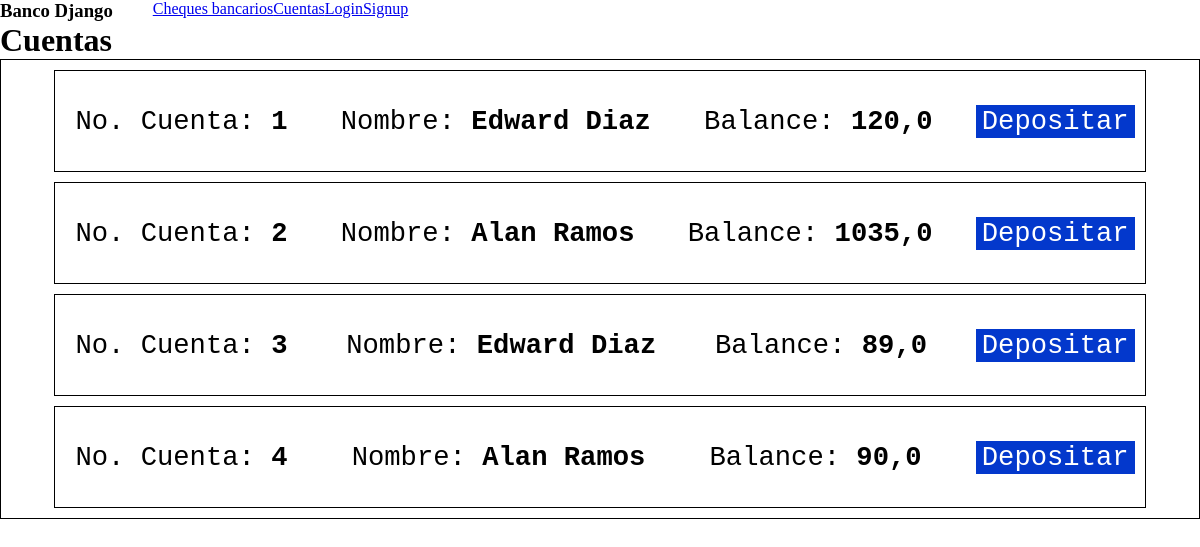
/cuentas, run on an earlier commit of the app's database.
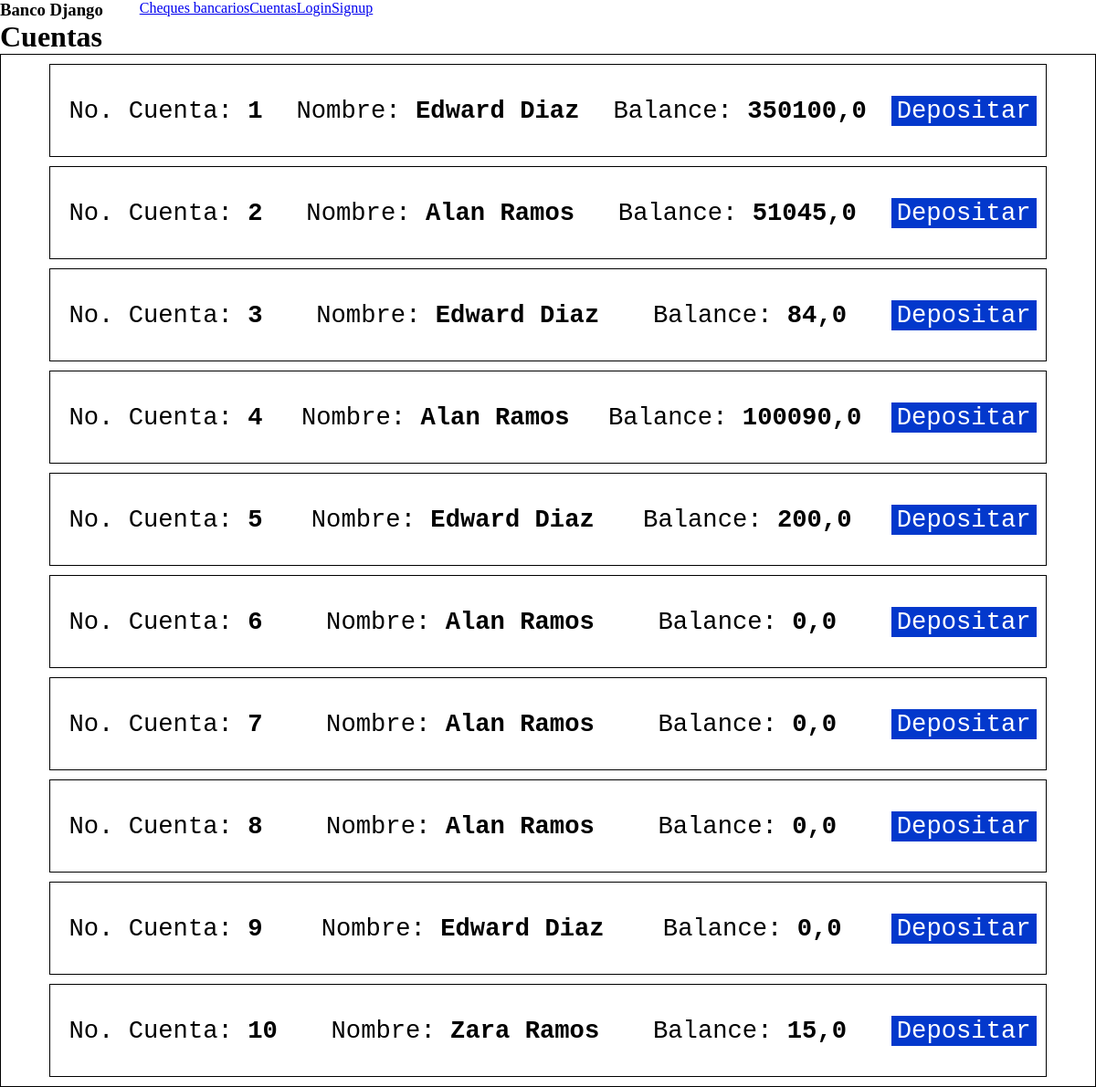
And on a later commit of the database.
### ibanking/models.py (models this page shows, shortened)
class cuenta(models.Model):
    cta_number =  models.AutoField(auto_created = True,
                  primary_key = True,
                  serialize = False,
                  verbose_name ='cta_number',
                  unique=True)
    cta_type = models.CharField(max_length=100)
    cta_moneda = models.CharField(max_length=3)
    cta_flotacion = models.FloatField(default=0)
    cta_bloqueos = models.FloatField(default=0)
    cta_balance = models.FloatField(default=0)
    cta_name = models.CharField(max_length=100, default="")
    cta_created = models.DateTimeField(auto_now_add=True)
    cta_owner = models.ForeignKey(Usuario, on_delete=models.CASCADE)

### ibanking/views.py (the view)
# urls.py: path("cuentas",views.cuentas,name="cuentas"),
def cuentas(request):
    cuentas = cuenta.objects.all()
    if request.method == "GET":
        return render(request, "cuentas/cuentas.html", {"cuentas": cuentas})

### ibanking/templates/cuentas/cuentas.html
{%extends 'base/base.html' %}
{%block content %}
<h1>Cuentas</h1>
<ul class="account-list">
    {% for cta in cuentas %}
        <li class="account-info">
            <span>No. Cuenta: <strong>{{cta.cta_number}}</strong></span>
            <span>Nombre: <strong>{{cta.cta_name}}</strong></span>
            <span>Balance: <strong>{{cta.cta_balance}}</strong></span>
            <button type="submit" class="deposit-btn"><a href="cuentas/deposito/{{cta.cta_number}}">Depositar</a></button>
        </li>
    {%endfor%}
</ul>
{%endblock%}

### ibanking/templates/base/base.html (shortened to what this page needs)
{% load static %}
<!DOCTYPE html>
<html lang="en">
<head>
    <link rel="stylesheet" href="{% static 'index/index.css' %}">
    <link rel="stylesheet" href="{% static 'cuentas/cuentas.css' %}">
</head>
<body>
    <nav class="index-nav">
        <section>
            <h1>Banco Django</h1>
        </section>
        <section>
            <ul>
                <li><a href="/ck">Cheques bancarios</a></li>
                <li><a href="/cuentas">Cuentas</a></li>
                <li><a href="/login">Login</a></li>
                <li><a href="/signup">Signup</a></li>
            </ul>
        </section>
    </nav>
    {% block content%}
    {%endblock%}
</body>
</html>

### ibanking/static/index/index.css (style rules this page uses)
* { margin: 0; }
.index-nav { display: flex; flex-direction: row; }
.index-nav ul { list-style: none; display: flex; flex-direction: row; }

### ibanking/static/cuentas/cuentas.css (style rules this page uses)
:root { --acc-font-size: 1.7rem; --acc-font-family: monospace; }
.account-list { display: flex; flex-direction: column; padding: 5px 5px; border: 1px solid black; justify-content: center; align-items: center; }
.account-info { font-family: var(--acc-font-family); font-size: var(--acc-font-size); display: flex; flex-direction: row; align-items: center; justify-content: space-between; border: 1px solid black; height: 5rem; width: 90%; margin: 5px; padding: 10px; }
.account-info span { margin: 0px 10px; }
.deposit-btn { font-family: var(--acc-font-family); font-size: var(--acc-font-size); background-color: rgb(3, 56, 204); border: none; display: flex; align-items: center; }
.deposit-btn a { color: white; text-decoration: none; }

What changed in the data, as far as the page shows it:
changed cuenta id 1: cta_balance "120,0" → "350100,0"
changed cuenta id 2: cta_balance "1035,0" → "51045,0"
changed cuenta id 3: cta_balance "89,0" → "84,0"
changed cuenta id 4: cta_balance "90,0" → "100090,0"
added cuenta: cta_number "5", cta_name "Edward Diaz", cta_balance "200,0"
added cuenta: cta_number "6", cta_name "Alan Ramos", cta_balance "0,0"
added cuenta: cta_number "7", cta_name "Alan Ramos", cta_balance "0,0"
added cuenta: cta_number "8", cta_name "Alan Ramos", cta_balance "0,0"
added cuenta: cta_number "9", cta_name "Edward Diaz", cta_balance "0,0"
added cuenta: cta_number "10", cta_name "Zara Ramos", cta_balance "15,0"
